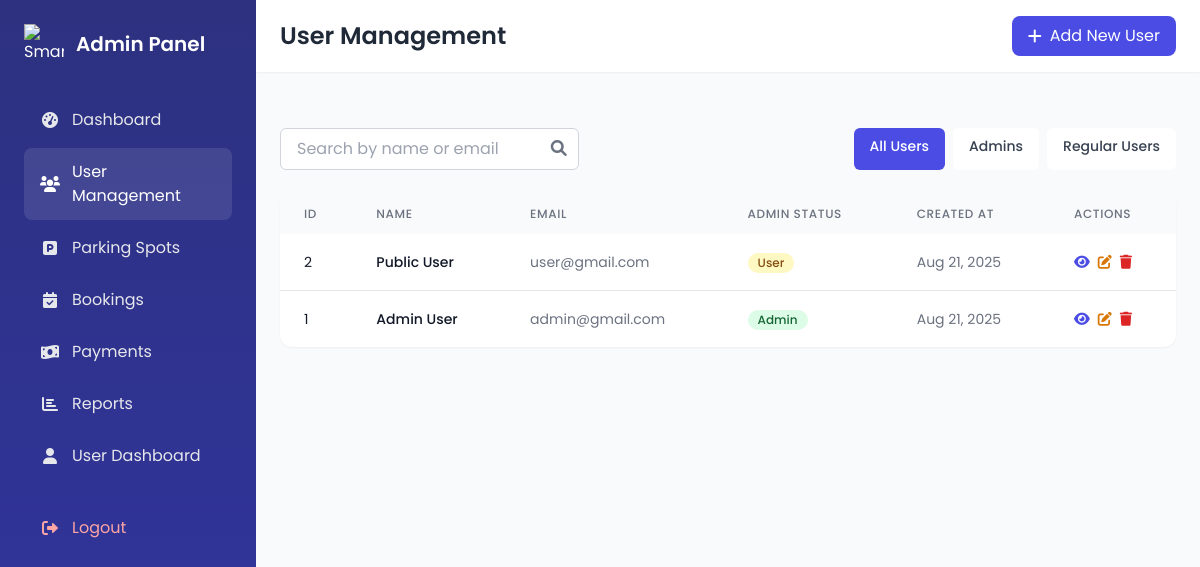
The page /admin/users.php (signed in) on the database its author committed.
### tables this page shows
CREATE TABLE IF NOT EXISTS users (
    id INT AUTO_INCREMENT PRIMARY KEY,
    name VARCHAR(100) NOT NULL,
    email VARCHAR(100) NOT NULL UNIQUE,
    password VARCHAR(255) NOT NULL,
    is_admin TINYINT(1) DEFAULT 0,
    created_at TIMESTAMP DEFAULT CURRENT_TIMESTAMP
);

### admin/users.php (the view, shortened to what this page needs)
<?php
require_once '../config.php';
$search = isset($_GET['search']) ? $_GET['search'] : '';
$filter = isset($_GET['filter']) ? $_GET['filter'] : 'all';
$where_clause = "";
$params = [];
$types = "";
$page = isset($_GET['page']) ? (int)$_GET['page'] : 1;
$records_per_page = 10;
$offset = ($page - 1) * $records_per_page;
$users_sql = "SELECT * FROM users" . $where_clause . " ORDER BY id DESC LIMIT ?, ?";
$users_stmt = $conn->prepare($users_sql);
$params[] = $offset;
$params[] = $records_per_page;
$types .= "ii";
if (!empty($params)) {
    $users_stmt->bind_param($types, ...$params);
}
$users_stmt->execute();
$users = $users_stmt->get_result();
?>
<!DOCTYPE html>
<html lang="en">
<head>
    <link rel="stylesheet" href="https://cdnjs.cloudflare.com/ajax/libs/font-awesome/6.0.0/css/all.min.css">
    <script src="https://cdn.tailwindcss.com"></script>
    <link rel="stylesheet" href="../dashboard.css">
    <link rel="stylesheet" href="admin.css">
</head>
<body class="bg-gray-50 font-sans">
    <div class="flex h-screen">
        <?php include 'sidebar.php'; ?>
        <div class="flex-1 flex flex-col overflow-hidden">
            <header class="bg-white shadow-sm">
                <div class="flex justify-between items-center px-6 py-4">
                    <h1 class="text-2xl font-semibold text-gray-800">User Management</h1>
                    <button class="px-4 py-2 bg-primary-600 text-white rounded-lg hover:bg-primary-700 transition-all flex items-center gap-2" onclick="window.location.href='add-user.php'">
                        <i class="fas fa-plus"></i> Add New User
                    </button>
                </div>
            </header>
            <div class="flex-1 overflow-y-auto p-6">
                <div class="mb-6 flex flex-col md:flex-row justify-between gap-4">
                    <form method="GET" action="" class="w-full md:w-1/3">
                        <div class="relative">
                            <input type="text" name="search" placeholder="Search by name or email" value="<?php echo htmlspecialchars($search); ?>"
                                class="w-full px-4 py-2 border border-gray-300 rounded-md focus:outline-none focus:ring-2 focus:ring-primary-500 focus:border-primary-500">
                            <button type="submit" class="absolute right-0 top-0 h-full px-3 text-gray-500 hover:text-primary-600">
                                <i class="fas fa-search"></i>
                            </button>
                        </div>
                    </form>
                    <div class="flex flex-wrap gap-2">
                        <a href="?filter=all<?php echo !empty($search) ? '&search=' . urlencode($search) : ''; ?>"
                        class="px-4 py-2 rounded-md text-sm font-medium transition-all <?php echo $filter === 'all' ? 'bg-primary-600 text-white' : 'bg-white text-gray-700 hover:bg-gray-100'; ?>">
                            All Users
                        </a>
                        <a href="?filter=admin<?php echo !empty($search) ? '&search=' . urlencode($search) : ''; ?>"
                        class="px-4 py-2 rounded-md text-sm font-medium transition-all <?php echo $filter === 'admin' ? 'bg-primary-600 text-white' : 'bg-white text-gray-700 hover:bg-gray-100'; ?>">
                            Admins
                        </a>
                        <a href="?filter=user<?php echo !empty($search) ? '&search=' . urlencode($search) : ''; ?>"
                        class="px-4 py-2 rounded-md text-sm font-medium transition-all <?php echo $filter === 'user' ? 'bg-primary-600 text-white' : 'bg-white text-gray-700 hover:bg-gray-100'; ?>">
                            Regular Users
                        </a>
                    </div>
                </div>
                <div class="bg-white rounded-xl shadow-sm overflow-hidden">
                    <div class="overflow-x-auto">
                        <table class="w-full">
                            <thead class="bg-gray-50">
                                <tr>
                                    <th class="px-6 py-3 text-left text-xs font-medium text-gray-500 uppercase tracking-wider">ID</th>
                                    <th class="px-6 py-3 text-left text-xs font-medium text-gray-500 uppercase tracking-wider">Name</th>
                                    <th class="px-6 py-3 text-left text-xs font-medium text-gray-500 uppercase tracking-wider">Email</th>
                                    <th class="px-6 py-3 text-left text-xs font-medium text-gray-500 uppercase tracking-wider">Admin Status</th>
                                    <th class="px-6 py-3 text-left text-xs font-medium text-gray-500 uppercase tracking-wider">Created At</th>
                                    <th class="px-6 py-3 text-left text-xs font-medium text-gray-500 uppercase tracking-wider">Actions</th>
                                </tr>
                            </thead>
                            <tbody class="divide-y divide-gray-200">
                                <?php if ($users->num_rows > 0): ?>
                                    <?php while($user = $users->fetch_assoc()): ?>
                                    <tr class="hover:bg-gray-50">
                                        <td class="px-6 py-4 whitespace-nowrap text-sm text-gray-900"><?php echo $user['id']; ?></td>
                                        <td class="px-6 py-4 whitespace-nowrap text-sm font-medium text-gray-900"><?php echo htmlspecialchars($user['name']); ?></td>
                                        <td class="px-6 py-4 whitespace-nowrap text-sm text-gray-500"><?php echo htmlspecialchars($user['email']); ?></td>
                                        <td class="px-6 py-4 whitespace-nowrap">
                                            <button onclick="confirmRoleChangeWithAlert(<?php echo $user['id']; ?>, <?php echo $user['is_admin']; ?>, '<?php echo htmlspecialchars($user['name']); ?>')"
                                                    class="inline-flex items-center px-2.5 py-0.5 rounded-full text-xs font-medium
                                                    <?php echo $user['is_admin'] ? 'bg-green-100 text-green-800' : 'bg-yellow-100 text-yellow-800'; ?>">
                                                <?php echo $user['is_admin'] ? 'Admin' : 'User'; ?>
                                            </button>
                                        </td>
                                        <td class="px-6 py-4 whitespace-nowrap text-sm text-gray-500"><?php echo date('M d, Y', strtotime($user['created_at'])); ?></td>
                                        <td class="px-6 py-4 whitespace-nowrap text-sm font-medium">
                                            <div class="flex space-x-2">
                                                <button class="text-primary-600 hover:text-primary-900" onclick="viewUser(<?php echo $user['id']; ?>)">
                                                    <i class="fas fa-eye"></i>
                                                </button>
                                                <button class="text-amber-600 hover:text-amber-900" onclick="window.location.href='edit-user.php?id=<?php echo $user['id']; ?>'">
                                                    <i class="fas fa-edit"></i>
                                                </button>
                                                <form method="POST" action="" class="inline">
                                                    <button type="submit" name="delete_user" class="text-red-600 hover:text-red-900" onclick="return confirm('Are you sure you want to delete this user?');">
                                                        <i class="fas fa-trash"></i>
                                                    </button>
                                                </form>
                                            </div>
                                        </td>
                                    </tr>
                                    <?php endwhile; ?>
                                <?php else: ?>
                                    <tr>
                                        <td colspan="6" class="px-6 py-10 text-center text-sm text-gray-500">No users found</td>
                                    </tr>
                                <?php endif; ?>
                            </tbody>
                        </table>
                    </div>
                </div>
            </div>
        </div>
    </div>
</body>
</html>

### dashboard.css (style rules this page uses)
* { margin: 0; padding: 0; box-sizing: border-box; font-family: 'Poppins', sans-serif; }
body { background: #f5f6fa; min-height: 100vh; }
header { margin-bottom: 2rem; }

### rows shown on the page
users: id "2", name "Public User", email "user@gmail.com", is_admin "User", created_at "Aug 21, 2025"
users: id "1", name "Admin User", email "admin@gmail.com", is_admin "Admin", created_at "Aug 21, 2025"
